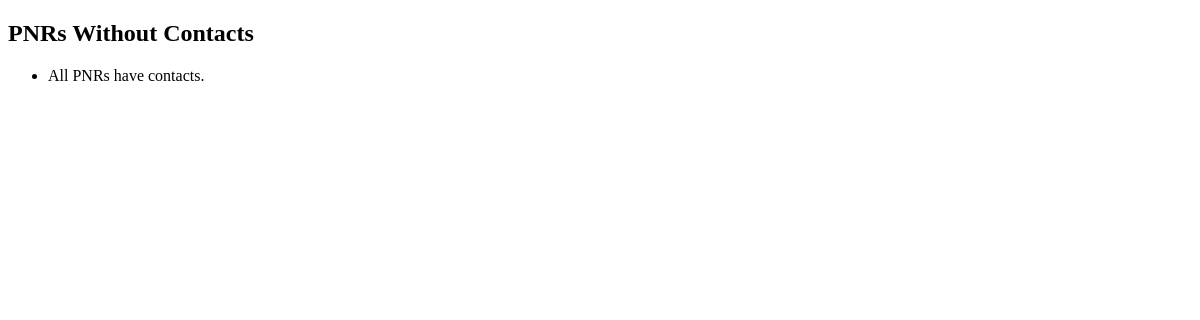
/no_contacts/, run on an earlier commit of the app's database.
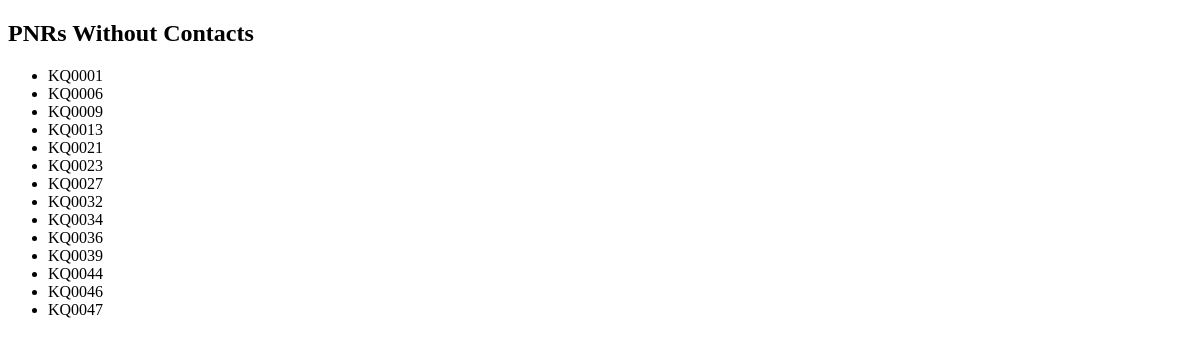
And on a later commit of the database.
### quality_monitor/models.py (models this page shows, shortened)
class Booking(models.Model):
    CHANNEL_CHOICES = [
        ('web', 'Web'),
        ('mobile', 'Mobile App'),
        ('office', 'Own Office'),
        ('agency', 'Travel Agency'),
        ('ndc', 'NDC'),
    ]
    pnr = models.CharField(max_length=20, unique=True)
    phone = models.CharField(max_length=20, blank=True)
    email = models.EmailField(blank=True)
    ff_number = models.CharField("Frequent Flyer Number", max_length=20, blank=True)
    meal_selection = models.CharField(max_length=50, blank=True)
    seat = models.CharField(max_length=10, blank=True)
    booking_channel = models.CharField(max_length=20, choices=CHANNEL_CHOICES, default='web')
    departure_date = models.DateField(null=True, blank=True)
    kq_office = models.ForeignKey(KQOffice, on_delete=models.SET_NULL, null=True, blank=True)
    kq_staff = models.ForeignKey(KQStaff, on_delete=models.SET_NULL, null=True, blank=True)
    travel_agency = models.ForeignKey(TravelAgency, on_delete=models.SET_NULL, null=True, blank=True)
    created_at = models.DateTimeField(auto_now_add=True)
    updated_at = models.DateTimeField(auto_now=True)

### quality_monitor/views.py (the view)
# urls.py: path('no_contacts/', pnrs_without_contacts, name='pnrs_without_contacts'),
def pnrs_without_contacts(request):
    pnrs = Booking.objects.filter(phone='', email='')
    return render(request, 'pnrs_without_contacts.html', {'pnrs': pnrs})

### quality_monitor/templates/pnrs_without_contacts.html (shortened to what this page needs)
<!DOCTYPE html>
<html>
<head>
</head>
<body>
    <h2>PNRs Without Contacts</h2>
    <ul>
        {% for booking in pnrs %}
            <li>{{ booking.pnr }}</li>
        {% empty %}
            <li>All PNRs have contacts.</li>
        {% endfor %}
    </ul>
</body>
</html>

What changed in the data, as far as the page shows it:
added Booking: pnr "KQ0001"
added Booking: pnr "KQ0006"
added Booking: pnr "KQ0009"
added Booking: pnr "KQ0013"
added Booking: pnr "KQ0021"
added Booking: pnr "KQ0023"
added Booking: pnr "KQ0027"
added Booking: pnr "KQ0032"
added Booking: pnr "KQ0034"
added Booking: pnr "KQ0036"
added Booking: pnr "KQ0039"
added Booking: pnr "KQ0044"
added Booking: pnr "KQ0046"
added Booking: pnr "KQ0047"
Also different on the page:
text no longer shown: "All PNRs have contacts."
